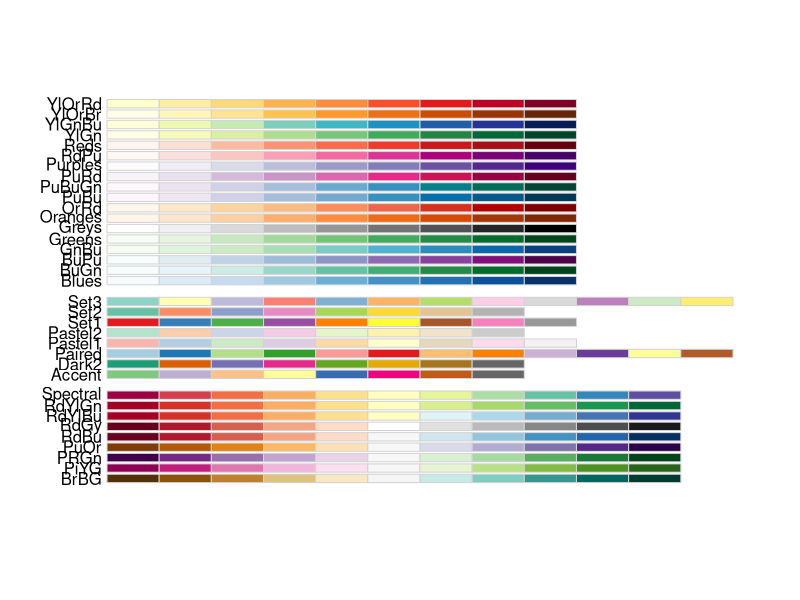
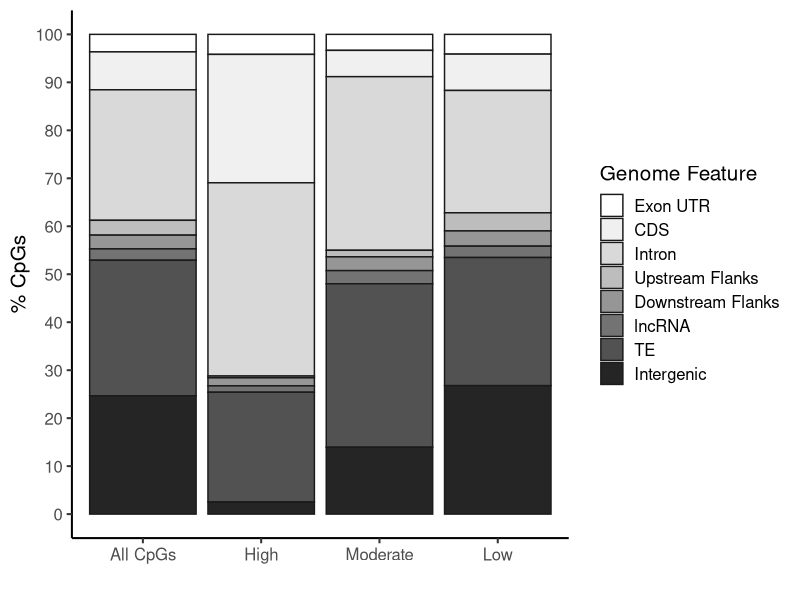
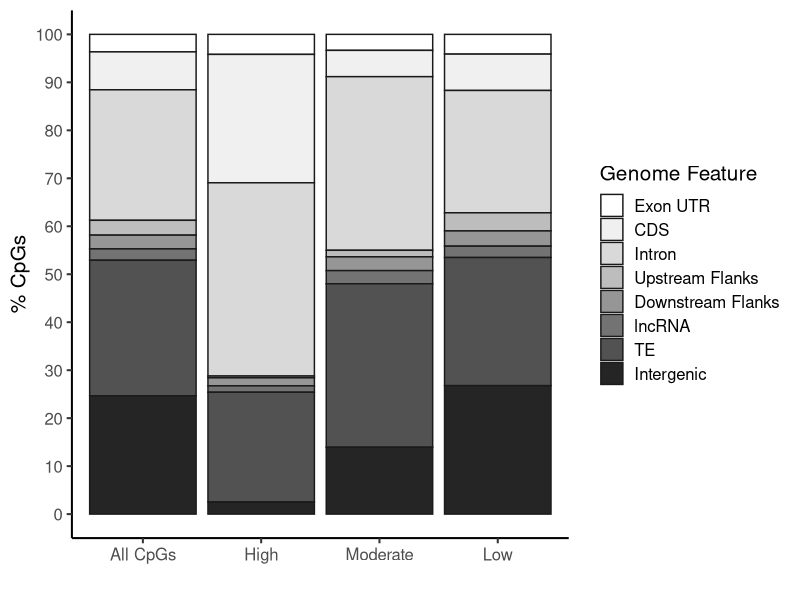

Write R code to recreate these figures, in order.
## ---- chunk 1
knitr::opts_chunk$set(echo = TRUE)
knitr::opts_knit$set(root.dir = normalizePath("../../analyses/Haws_06-methylation-landscape/")) #Set root directory
## ---- chunk 2
getwd()
## ---- chunk 3
#install.packages("broom")
#install.packages("RColorBrewer")
#install.packages("tidyverse")

library(broom)
library(RColorBrewer)
library(tidyverse)
## ---- chunk 4
sessionInfo()
## ---- chunk 5
display.brewer.all()
plotColors <- brewer.pal(8, "Greys") #Create a color scheme
## ---- chunk 6
exonUTROverlaps <- read.table("zr3644_5x-NO-SNPs-exonUTR-counts.txt", header = FALSE, col.names = c("counts", "filename")) #Import file with all file overlaps
exonUTROverlaps <- exonUTROverlaps[73:75,] #Retain final rows
head(exonUTROverlaps) #Confirm import
## ---- chunk 7
CDSOverlaps <- read.table("zr3644_5x-NO-SNPs-CDS-counts.txt", header = FALSE, col.names = c("counts", "filename")) #Import file with all file overlaps
CDSOverlaps <- CDSOverlaps[73:75,] #Retain final rows
head(CDSOverlaps) #Confirm import
## ---- chunk 8
intronOverlaps <- read.table("zr3644_5x-NO-SNPs-intron-counts.txt", header = FALSE, col.names = c("counts", "filename")) #Import file with all file overlaps
intronOverlaps <- intronOverlaps[73:75,] #Retain final rows
head(intronOverlaps) #Confirm import
## ---- chunk 9
upstreamOverlaps <- read.table("zr3644_5x-NO-SNPs-upstreamFlanks-counts.txt", header = FALSE, col.names = c("counts", "filename")) #Import file with all file overlaps
upstreamOverlaps <- upstreamOverlaps[73:75,] #Retain final rows
head(upstreamOverlaps) #Confirm import
## ---- chunk 10
downstreamOverlaps <- read.table("zr3644_5x-NO-SNPs-downstreamFlanks-counts.txt", header = FALSE, col.names = c("counts", "filename")) #Import file with all file overlaps
downstreamOverlaps <- downstreamOverlaps[73:75,] #Retain final rows
head(downstreamOverlaps) #Confirm import
## ---- chunk 11
lncRNAOverlaps <- read.table("zr3644_5x-NO-SNPs-lncRNA-counts.txt", header = FALSE, col.names = c("counts", "filename")) #Import file with all file overlaps
lncRNAOverlaps <- lncRNAOverlaps[73:75,] #Retain final rows
head(lncRNAOverlaps) #Confirm import
## ---- chunk 12
TEOverlaps <- read.table("zr3644_5x-NO-SNPs-TE-counts.txt", header = FALSE, col.names = c("counts", "filename")) #Import file with all file overlaps
TEOverlaps <- TEOverlaps[73:75,] #Retain final rows
head(TEOverlaps) #Confirm import
## ---- chunk 13
intergenicOverlaps <- read.table("zr3644_5x-NO-SNPs-intergenic-counts.txt", header = FALSE, col.names = c("counts", "filename")) #Import file with all file overlaps
intergenicOverlaps <- intergenicOverlaps[73:75,] #Retain final rows
head(intergenicOverlaps) #Confirm import
## ---- chunk 14
cpgFeatureOverlaps <- cbind(exonUTROverlaps,
                            CDSOverlaps,
                            intronOverlaps,
                            upstreamOverlaps,
                            downstreamOverlaps,
                            lncRNAOverlaps,
                            TEOverlaps,
                            intergenicOverlaps) #Combine information from all genome features
rownames(cpgFeatureOverlaps) <- c("Meth", "sparseMeth", "unMeth") #Assign row names
ncol(cpgFeatureOverlaps) #Count columns
cpgFeatureOverlaps <- cpgFeatureOverlaps[,seq(1, 16, 2)] #Keep odd-numbered columns (counts)
colnames(cpgFeatureOverlaps) <- c("exonUTR", "CDS", "intron", "upstream", "downstream", "lncRNA", "TE", "intergenic") #Add column names
head(cpgFeatureOverlaps) #Confirm formatting
## ---- chunk 15
cpgFeatureOverlaps <- as.data.frame(t(cpgFeatureOverlaps)) #Transpose so column names are row names
cpgFeatureOverlaps$allCpGs <- c(700167, 1516641, 5221932, 592834, 549787, 454393, 5424483, 4730728) #Add CpG motif overlap information
cpgFeatureOverlaps <- cpgFeatureOverlaps[,c(4, 1:3)] #Reorganize columns
head(cpgFeatureOverlaps) #Confirm formatting
## ---- chunk 16
write.csv(cpgFeatureOverlaps, "CpG-feature-overlaps.csv", quote = FALSE, row.names = TRUE) #Save data
## ---- chunk 17
cpgLocationStatTest <- data.frame(t(cpgFeatureOverlaps)) #Transpose for statistical testing
cpgLocationStatTest <- cpgLocationStatTest[1:2,] #keep only allCpGs and Meth data
head(cpgLocationStatTest) #Confirm formatting
## ---- chunk 18
CpGLocationAllMeth <- data.frame() #Create empty dataframe to store chi-squared results
for(i in 1:ncol(cpgLocationStatTest)) { #For each genome feature
  AllFeature <- cpgLocationStatTest[1,i] #Variable for # genome feature overlaps for genomic CpGs with data
  MethFeature <- cpgLocationStatTest[2,i] #Variable for # genome feature overlaps for methylated CpGs
  AllNotFeature <- sum(cpgLocationStatTest[1,-i]) #Variable for # other CpG types for genomic CpGs with data
  MethNotFeature <- sum(cpgLocationStatTest[2,-i]) #Variable for # other CpG types for methylated CpGs
  ct <- matrix(c(AllFeature, MethFeature, AllNotFeature, MethNotFeature), ncol = 2) #Create contingency table
  colnames(ct) <- c(as.character(colnames(cpgLocationStatTest[i])), paste0("Not", colnames(cpgLocationStatTest[i]))) #Assign column names: type, not type
  rownames(ct) <- c(as.character(row.names(cpgLocationStatTest)[c(1,2)])) #Assign row names: genomic CpGs with data, methylated CpGs
  print(ct) #Confirm table is correct
  ctResults <- data.frame(broom::tidy(chisq.test(ct))) #Create dataframe storing chi-sq stats results. Use broom::tidy to extract results from test output
  ctResults$GenomeFeature <- as.character(colnames(cpgLocationStatTest)[i]) #Add CpG type to results
  CpGLocationAllMeth <- rbind(CpGLocationAllMeth, ctResults) #Add test statistics to master table
}
## ---- chunk 19
head(CpGLocationAllMeth)
## ---- chunk 20
CpGLocationAllMeth$p.adj <- p.adjust(CpGLocationAllMeth$p.value, method = "fdr") #Correct p-value using FDR
range(CpGLocationAllMeth$p.adj) #Look at range of p-values
head(CpGLocationAllMeth) #Confirm changes
## ---- chunk 21
write.csv(CpGLocationAllMeth, "CpG-location-statResults.txt", quote = FALSE, row.names = TRUE) #Save statistical output
## ---- chunk 22
head(cpgFeatureOverlaps)
## ---- chunk 23
cpgFeatureOverlapsPercents <- cpgFeatureOverlaps #Duplicate dataframe
for (i in 1:length(cpgFeatureOverlaps)) {
  cpgFeatureOverlapsPercents[,i] <- (cpgFeatureOverlapsPercents[,i] / (sum(cpgFeatureOverlapsPercents[,i]))) * 100
} #Divide every entry by sum of the column and multiply by 100 to get percentages. Do not include gene information
head(cpgFeatureOverlapsPercents) #Check calculations
## ---- chunk 24
cpgFeatureOverlapsPercents %>% #Take dataframe
  rownames_to_column("genomeFeature") %>% #Make rownames into a genomeFeature column
  mutate(genomeFeatureOrdered = case_when(genomeFeature == "exonUTR" ~ "1exonUTR",
                                          genomeFeature == "CDS" ~ "2CDS",
                                          genomeFeature == "intron" ~ "3intron",
                                          genomeFeature == "upstream" ~ "4upstream",
                                          genomeFeature == "downstream" ~ "5downstream",
                                          genomeFeature ==  "lncRNA" ~ "6lncRNA",
                                          genomeFeature == "TE" ~ "7TE",
                                          genomeFeature == "intergenic" ~ "8intergenic")) %>% #Add numbers to the genomeFeature names so they are ordered correctly in the legend
  pivot_longer(., cols = 2:5, names_to = "category") %>% #Pivot CpG percent columns so that the dataframe is in long format
  ggplot(., aes(x = category, y = value, fill = genomeFeatureOrdered)) + #Create a plot with methylation category on the x-axis, percent CpGs on the y-axis, and color indicated by genome feature
  geom_bar(stat = "identity", color = "grey10") + #Stacked barplot with black outlines around the bars
  scale_x_discrete(name = "",
                   labels = c("All CpGs", "High", "Moderate", "Low")) + #Modiy x-axis
  scale_y_continuous(name = "% CpGs",
                     breaks = seq(0, 100, 10)) + #Modify y-axis
  scale_fill_manual(name = "Genome Feature",
                    values = plotColors,
                    labels = c("Exon UTR",
                               "CDS",
                               "Intron",
                               "Upstream Flanks",
                               "Downstream Flanks",
                               "lncRNA",
                               "TE",
                               "Intergenic")) + #Modify legend
  theme_classic(base_size = 15) #Classic theme with minimum font size specified
ggsave("figures/CpG-feature-overlaps.pdf", width = 11, height = 8.5)
## ---- chunk 25
save.image("../../project-oyster-oa.RData") #Save RData
